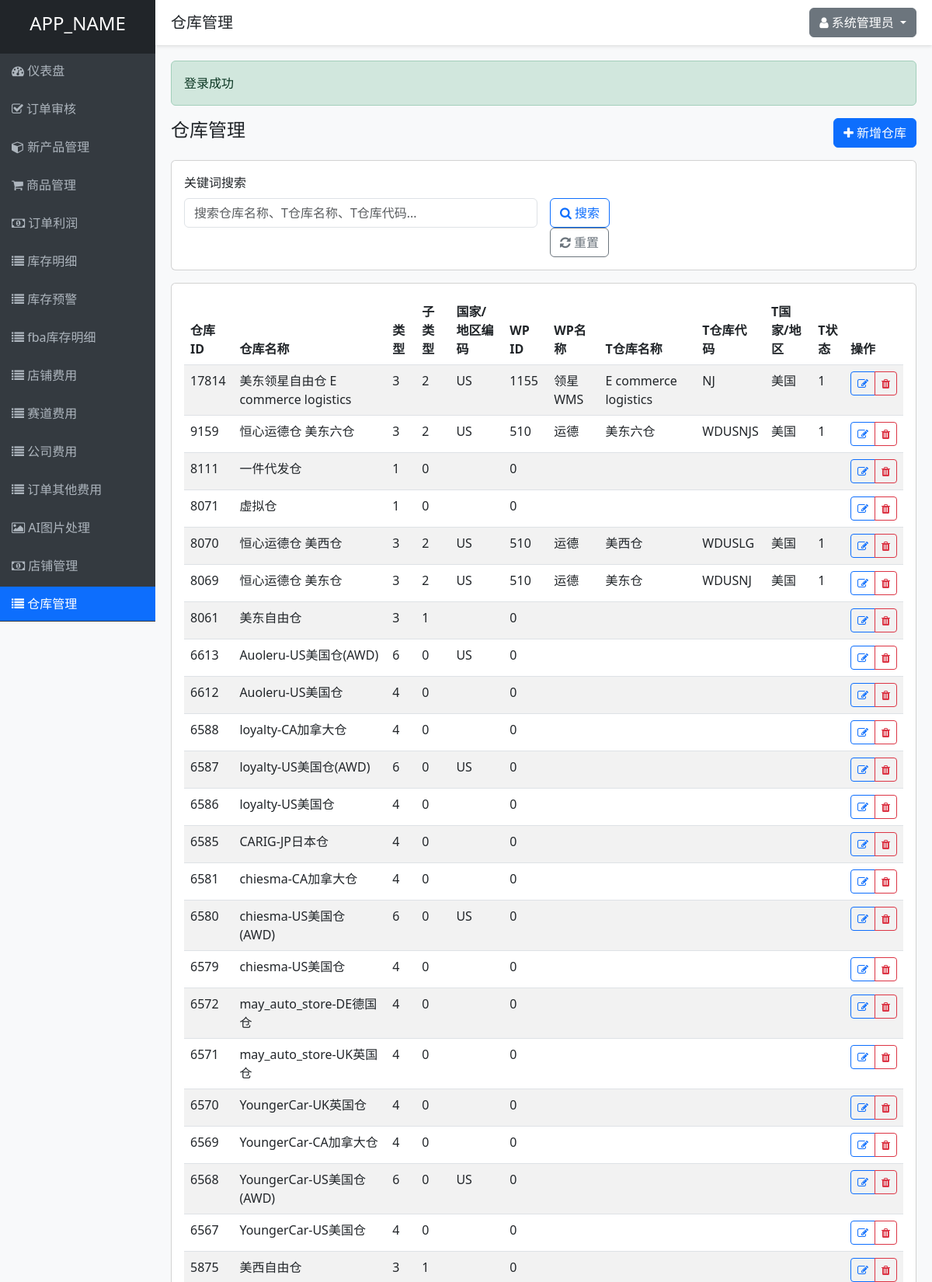
Screenshot of /warehouses.php (signed in, upper part) with the database file from the repository.
### tables this page shows
CREATE TABLE IF NOT EXISTS warehouses (
    wid INT PRIMARY KEY,
    type INT NOT NULL,
    sub_type INT NOT NULL,
    name VARCHAR(100) NOT NULL,
    is_delete INT NOT NULL,
    country_code VARCHAR(10),
    wp_id INT,
    wp_name VARCHAR(50),
    t_warehouse_name VARCHAR(50),
    t_warehouse_code VARCHAR(50),
    t_country_area_name VARCHAR(50),
    t_status VARCHAR(10)
);

### controllers/WarehouseController.php (called while the page is built, shortened)
<?php
require_once ADMIN_PANEL_DIR . '/models/Warehouse.php';
class WarehouseController {
    private $warehouseModel;
    public function __construct() {
        $this->warehouseModel = new Warehouse();
    }
    public function index() {
        $page = max(1, (int)($_GET['page'] ?? 1));
        $limit = 50;
        $offset = ($page - 1) * $limit;
        $keyword = $_GET['keyword'] ?? '';
        if ($keyword) {
            $warehouses = $this->warehouseModel->search($keyword, $limit, $offset);
            $totalCount = $this->warehouseModel->getSearchCount($keyword);
        } else {
            $warehouses = $this->warehouseModel->getAll($limit, $offset);
        }
        include VIEWS_DIR . '/layouts/header.php';
        include VIEWS_DIR . '/warehouses/index.php';
        include VIEWS_DIR . '/layouts/footer.php';
    }
}

### includes/database.php (called while the page is built, shortened)
<?php
class Database {
    private static $instance = null;
    private $conn;
    private function __construct() {
        try {
            $this->conn = new PDO(
                "mysql:host=" . DB_HOST . ";dbname=" . DB_NAME . ";charset=utf8",
                DB_USER,
                DB_PASS,
                [
                    PDO::ATTR_ERRMODE => PDO::ERRMODE_EXCEPTION,
                    PDO::ATTR_DEFAULT_FETCH_MODE => PDO::FETCH_ASSOC,
                    PDO::ATTR_EMULATE_PREPARES => false
                ]
            );
        } catch(PDOException $e) {
            die("数据库连接失败: " . $e->getMessage());
        }
    }
    public static function getInstance() {
        if(self::$instance === null) {
            self::$instance = new Database();
        }
        return self::$instance;
    }
    public function query($sql, $params = []) {
        $stmt = $this->conn->prepare($sql);
        $stmt->execute($params);
        return $stmt;
    }
}
?>

### models/Warehouse.php (called while the page is built, shortened)
<?php
require_once ADMIN_PANEL_DIR . '/includes/database.php';
class Warehouse {
    private $db;
    public function __construct() {
        $this->db = Database::getInstance();
    }
    public function getAll($limit = null, $offset = 0) {
        $sql = "SELECT * FROM warehouses WHERE is_delete = 0 ORDER BY wid DESC";
        $params = [];
        if ($limit) {
            $sql .= " LIMIT ? OFFSET ?";
            $params[] = $limit;
            $params[] = $offset;
        }
        $stmt = $this->db->query($sql, $params);
        return $stmt->fetchAll();
    }
}

### views/warehouses/index.php (the view, shortened to what this page needs)
<div class="d-flex justify-content-between align-items-center mb-3">
    <h4>仓库管理</h4>
    <div>
        <a href="<?php echo ADMIN_PANEL_URL; ?>/warehouses.php?action=create" class="btn btn-primary">
            <i class="fa fa-plus"></i> 新增仓库
        </a>
    </div>
</div>
<div class="card mb-3">
    <div class="card-body">
        <form method="GET" action="<?php echo ADMIN_PANEL_URL; ?>/warehouses.php" class="row g-3">
            <div class="col-md-6">
                <label for="keyword" class="form-label">关键词搜索</label>
                <input type="text" name="keyword" class="form-control" placeholder="搜索仓库名称、T仓库名称、T仓库代码..."
                       value="<?php echo $_GET['keyword'] ?? ''; ?>">
            </div>
            <div class="col-md-2">
                <label for="action_search" class="form-label">&nbsp;</label>
                <div>
                    <button type="submit" name="action" value="search" class="btn btn-outline-primary">
                        <i class="fa fa-search"></i> 搜索
                    </button>
                    <a href="<?php echo ADMIN_PANEL_URL; ?>/warehouses.php" class="btn btn-outline-secondary">
                        <i class="fa fa-refresh"></i> 重置
                    </a>
                </div>
            </div>
        </form>
    </div>
</div>
<div class="card mb-3">
    <div class="card-body">
        <div class="table-responsive">
            <table class="table table-striped table-hover">
                <thead>
                    <tr>
                        <th>仓库ID</th>
                        <th>仓库名称</th>
                        <th>类型</th>
                        <th>子类型</th>
                        <th>国家/地区编码</th>
                        <th>WP ID</th>
                        <th>WP名称</th>
                        <th>T仓库名称</th>
                        <th>T仓库代码</th>
                        <th>T国家/地区</th>
                        <th>T状态</th>
                        <th>操作</th>
                    </tr>
                </thead>
                <tbody>
                    <?php if (!empty($warehouses)): ?>
                        <?php foreach ($warehouses as $warehouse): ?>
                            <tr>
                                <td><?php echo htmlspecialchars($warehouse['wid']); ?></td>
                                <td><?php echo htmlspecialchars($warehouse['name']); ?></td>
                                <td><?php echo htmlspecialchars($warehouse['type']); ?></td>
                                <td><?php echo htmlspecialchars($warehouse['sub_type']); ?></td>
                                <td><?php echo htmlspecialchars($warehouse['country_code'] ?? '-'); ?></td>
                                <td><?php echo htmlspecialchars($warehouse['wp_id'] ?? '-'); ?></td>
                                <td><?php echo htmlspecialchars($warehouse['wp_name'] ?? '-'); ?></td>
                                <td><?php echo htmlspecialchars($warehouse['t_warehouse_name'] ?? '-'); ?></td>
                                <td><?php echo htmlspecialchars($warehouse['t_warehouse_code'] ?? '-'); ?></td>
                                <td><?php echo htmlspecialchars($warehouse['t_country_area_name'] ?? '-'); ?></td>
                                <td><?php echo htmlspecialchars($warehouse['t_status'] ?? '-'); ?></td>
                                <td>
                                    <div class="btn-group" role="group">
                                        <a href="<?php echo ADMIN_PANEL_URL; ?>/warehouses.php?action=edit&wid=<?php echo $warehouse['wid']; ?>"
                                           class="btn btn-sm btn-outline-primary" title="编辑">
                                            <i class="fa fa-edit"></i>
                                        </a>
                                        <button type="button" class="btn btn-sm btn-outline-danger"
                                                onclick="confirmDelete('<?php echo $warehouse['wid']; ?>')" title="删除">
                                            <i class="fa fa-trash"></i>
                                        </button>
                                    </div>
                                </td>
                            </tr>
                        <?php endforeach; ?>
                    <?php else: ?>
                        <tr>
                            <td colspan="12" class="text-center">暂无数据</td>
                        </tr>
                    <?php endif; ?>
                </tbody>
            </table>
        </div>
    </div>
</div>

### views/layouts/header.php (style rules this page uses)
body { background-color: #f8f9fa; }

### rows the page displays
warehouses: wid "17814", name "美东领星自由仓 E commerce logistics", type "3", sub_type "2", country_code "US", wp "1155", wp_name "领星WMS", t_warehouse_name "E commerce logistics", t_warehouse_code "NJ", t_country_area_name "美国", t_status "1"
warehouses: wid "9159", name "恒心运德仓 美东六仓", type "3", sub_type "2", country_code "US", wp "510", wp_name "运德", t_warehouse_name "美东六仓", t_warehouse_code "WDUSNJS", t_country_area_name "美国", t_status "1"
warehouses: wid "8111", name "一件代发仓", type "1", sub_type "0", wp "0"
warehouses: wid "8071", name "虚拟仓", type "1", sub_type "0", wp "0"
warehouses: wid "8070", name "恒心运德仓 美西仓", type "3", sub_type "2", country_code "US", wp "510", wp_name "运德", t_warehouse_name "美西仓", t_warehouse_code "WDUSLG", t_country_area_name "美国", t_status "1"
warehouses: wid "8069", name "恒心运德仓 美东仓", type "3", sub_type "2", country_code "US", wp "510", wp_name "运德", t_warehouse_name "美东仓", t_warehouse_code "WDUSNJ", t_country_area_name "美国", t_status "1"
warehouses: wid "8061", name "美东自由仓", type "3", sub_type "1", wp "0"
warehouses: wid "6613", name "Auoleru-US美国仓(AWD)", type "6", sub_type "0", country_code "US", wp "0"
warehouses: wid "6612", name "Auoleru-US美国仓", type "4", sub_type "0", wp "0"
warehouses: wid "6588", name "loyalty-CA加拿大仓", type "4", sub_type "0", wp "0"
warehouses: wid "6587", name "loyalty-US美国仓(AWD)", type "6", sub_type "0", country_code "US", wp "0"
warehouses: wid "6586", name "loyalty-US美国仓", type "4", sub_type "0", wp "0"
warehouses: wid "6585", name "CARIG-JP日本仓", type "4", sub_type "0", wp "0"
warehouses: wid "6581", name "chiesma-CA加拿大仓", type "4", sub_type "0", wp "0"
warehouses: wid "6580", name "chiesma-US美国仓(AWD)", type "6", sub_type "0", country_code "US", wp "0"
warehouses: wid "6579", name "chiesma-US美国仓", type "4", sub_type "0", wp "0"
warehouses: wid "6572", name "may_auto_store-DE德国仓", type "4", sub_type "0", wp "0"
warehouses: wid "6571", name "may_auto_store-UK英国仓", type "4", sub_type "0", wp "0"
warehouses: wid "6570", name "YoungerCar-UK英国仓", type "4", sub_type "0", wp "0"
warehouses: wid "6569", name "YoungerCar-CA加拿大仓", type "4", sub_type "0", wp "0"
warehouses: wid "6568", name "YoungerCar-US美国仓(AWD)", type "6", sub_type "0", country_code "US", wp "0"
warehouses: wid "6567", name "YoungerCar-US美国仓", type "4", sub_type "0", wp "0"
warehouses: wid "5875", name "美西自由仓", type "3", sub_type "1", wp "0"

### other values shown
APP_NAME "APP_NAME"
$title "仓库管理"
$_SESSION['full_name'] "系统管理员"
$success "登录成功"
